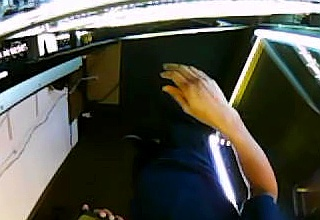
#> input picture frames_for_classification/frame_0_10.jpg, 320 x 220 px
$ python -i canny_edged_motion.py   (imports and definitions only)
#> lines starting #> are read from the running program, lines starting #| are printed output that depends on the picture
import cv2
import numpy as np
import os
import json
import matplotlib
from datetime import datetime
# [1 line not run here, left out]
import matplotlib.pyplot as plt
from matplotlib.widgets import Slider, Button
from sklearn.preprocessing import MinMaxScaler
from scipy.signal import medfilt
from scipy.ndimage import gaussian_filter1d
import imageio
import numpy as np
from image_enhancement import enhance_image
from PIL import Image, ImageEnhance

# [224 lines left out: functions interactive_frames_and_difference_plot, combine_harmonic_mean, get_frames_from_video, not called in this run]

def process_frames_v2(original_frames, subtracted_images= []):
    canny_images = []
    diff_canny_images = []
    canny_on_sub_images = []
    centroids_per_frame = []


    for idx in range(0, len(original_frames)-1):

        current_frame  = original_frames[idx]
        next_frame = original_frames[idx+1]
        gs_current_frame = (cv2.cvtColor(current_frame,cv2.COLOR_BGR2GRAY))
        gs_current_frame_normalized = gs_current_frame/255.0

        gs_next_frame = (cv2.cvtColor(next_frame,cv2.COLOR_BGR2GRAY))
        gs_next_frame_normalized = gs_next_frame/255.0

        kernel = np.ones((5,5),np.float32)/25
        gaussian_blur_curr = cv2.filter2D(gs_current_frame_normalized,-1,kernel)
        gaussian_blur_next = cv2.filter2D(gs_next_frame_normalized, -1, kernel)
        subtracted_image = cv2.absdiff(gaussian_blur_curr, gaussian_blur_next)

        #Applying canny edge on the image difference to ge the object size and texture.
        canny_gaussian_blur_curr = cv2.filter2D(gs_current_frame,-1,kernel)
        canny_gaussian_blur_next = cv2.filter2D(gs_next_frame, -1, kernel)
        canny_subtracted_image = cv2.absdiff(canny_gaussian_blur_curr, canny_gaussian_blur_next)

        # canny_on_sub_img = cv2.Canny(canny_subtracted_image, 10, 200)
        ret, canny_on_sub_img = cv2.threshold(canny_subtracted_image,10,200,cv2.THRESH_BINARY)

        cross_kernel = cv2.getStructuringElement(cv2.MORPH_CROSS,(5,5))
        morphed_image =  cv2.morphologyEx(canny_on_sub_img, cv2.MORPH_GRADIENT, cross_kernel, iterations=3)
        contours, hierarchy = cv2.findContours(
                        morphed_image,
                        cv2.RETR_EXTERNAL,
                        cv2.CHAIN_APPROX_SIMPLE
                        )
        # print(contours)
        black_canvas = np.zeros((morphed_image.shape[0], morphed_image.shape[1], 3), dtype=np.uint8)

        # Set a minimum contour area to filter smaller contours (if required)
        min_area = 800
        filtered_contours = []
        for cnt in contours:
            if cv2.contourArea(cnt)>=min_area:
                filtered_contours.append(cnt)
        # print(filtered_contours)

        # Draw contours onto your black canvas
        cv2.drawContours(black_canvas, filtered_contours, -1, (0, 255, 0), 3)

        # Compute centroids for all filtered contours
        centroids = []
        for cnt in filtered_contours:
            M = cv2.moments(cnt)
            if M["m00"] != 0:
                cx = int(M["m10"] / M["m00"])
                cy = int(M["m01"] / M["m00"])
                centroids.append((cx, cy))
        # If you want to visualize each contour's centroid and one average centroid:
        if len(centroids) > 0:
            # Draw a small circle (blue) on each individual centroid
            for (cx, cy) in centroids:
                cv2.circle(black_canvas, (cx, cy), 3, (255, 0, 0), -1)

            # Calculate the average of these centroids
            avg_x = int(sum(c[0] for c in centroids) / len(centroids))
            avg_y = int(sum(c[1] for c in centroids) / len(centroids))

            # Draw the average centroid in red
            cv2.circle(black_canvas, (avg_x, avg_y), 10, (0, 0, 255), -1)
            cv2.putText(
                black_canvas,
                f"Avg: ({avg_x}, {avg_y})",
                (avg_x + 10, avg_y),
                cv2.FONT_HERSHEY_SIMPLEX,
                0.5,
                (0, 0, 255),
                1
            )
            avg_y += 70
            centroids_per_frame.append((avg_x,avg_y))
        else:
            centroids_per_frame.append((0,0))
        # print(f"Centroids of Individual frames : {len(centroids_per_frame)} \n")
        canny_on_sub_images.append(black_canvas)

        #Appending the image difference, which will be used to calculate the norm
        subtracted_images.append(subtracted_image)

       # Canny Edge applied here and then taking the difference of the Canny frames to get a estimate of the object.
        edges_current_frame = cv2.Canny(gs_current_frame, 100, 200)
        canny_images.append(edges_current_frame)
        edges_next_frame = cv2.Canny(gs_next_frame, 100, 200)

        filtered_image = cv2.absdiff(edges_current_frame, edges_next_frame)
        filtered_image = cv2.medianBlur(filtered_image, 3)
        diff_canny_images.append(filtered_image)


    return original_frames, subtracted_images, canny_images, diff_canny_images, canny_on_sub_images, centroids_per_frame

# [293 lines left out: functions processing_norms, scaled_norms, pre_processing_digital_signal, crop_frames, processing_json_file, user_act_digi_signal and 4 more, not called in this run]

    # interactive_frames_and_difference_plot(clipped_frame_times, modified_frames, canny_on_sub_images, canny_images, diff_canny_images, scaled_sub_norm, scaled_canny_norm, processed_digital_signal, ls_events_aligned)

# [2 lines not run here, left out]

>>> import cv2
>>> picture = cv2.imread('../frames_for_classification/frame_0_10.jpg', cv2.IMREAD_GRAYSCALE)
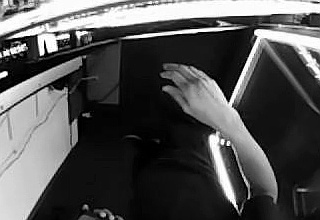
#> picture: shape (220, 320); min 0, max 255, mean 81.9
#> the loop in process_frames_v2, `for idx in range(0, len(original_frames)-1): ` made 1 pass
#> after the loop in process_frames_v2, `for idx in range(0, len(original_frames)-1):`: canny_images = []
#> (the run stopped early here; a loop or call above may not have finished)
